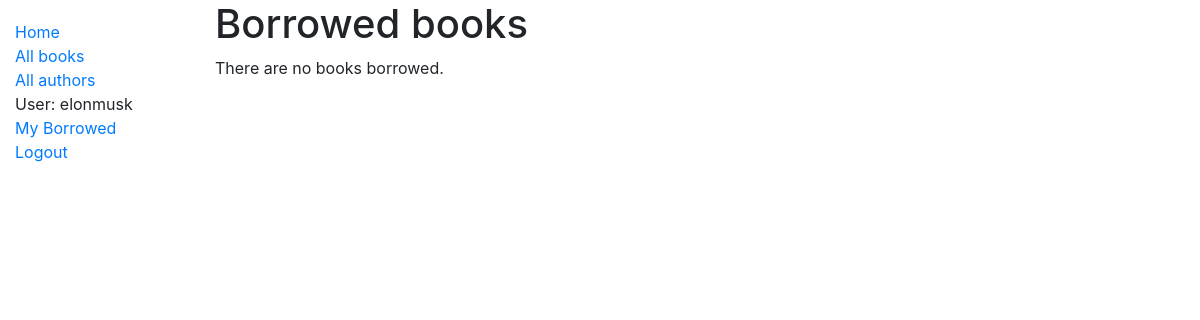
The app's page /catalog/mybooks/ (signed in), older data.
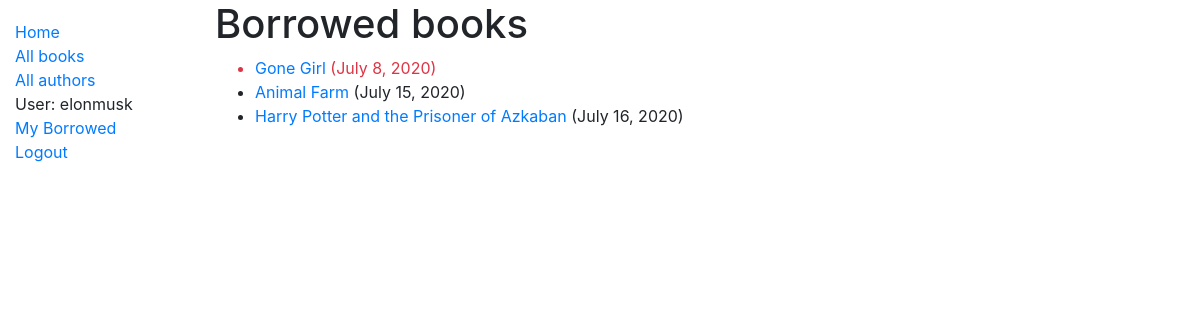
The same page, newer data.
### catalog/models.py (models this page shows, shortened)
class BookInstance(models.Model):
	id=models.UUIDField(primary_key=True, default=uuid.uuid4, help_text='Unique ID for this particular book across whole library')
	book=models.ForeignKey(Book, on_delete=models.SET_NULL, null=True)
	imprint=models.CharField(max_length=200)
	due_back=models.DateField(null=True, blank=True)
	LOAN_STATUS = (
		('m', 'Maintenance'),
		('o', 'On loan'),
		('a', 'Available'),
		('r', 'Reserved'),
	)
	status = models.CharField(max_length=1, choices=LOAN_STATUS, blank=True, default='m', help_text='Book availability')
	borrower = models.ForeignKey(User, on_delete=models.SET_NULL, null=True, blank=True)
	@property
	def is_overdue(self):
		if self.due_back and date.today() > self.due_back:
			return True
		return False
	class Meta:
		ordering=['due_back']
		permissions = (("can_mark_returned", "Set book as returned"),)

class Book(models.Model):
	title=models.CharField(max_length=200)
	author=models.ForeignKey('Author', on_delete=models.SET_NULL, null=True)
	summary=models.TextField(max_length=1000, help_text='Enter a brief description of the book')
	isbn = models.CharField('ISBN', max_length=13, help_text='13 Character <a href=“https://www.isbn-international.org/content/what-isbn">ISBN number</a>')
	genre=models.ManyToManyField(Genre, help_text='Select a genre for this book')
	language=models.ForeignKey('Language', on_delete=models.SET_NULL, null=True)
	def display_genre(self):
		"""Create a string for the Genre. This is required to display genre in Admin """
		return ', '.join(genre.name for genre in self.genre.all()[:3])
	display_genre.short_description = 'Genre'

### catalog/views.py (the view)
# urls.py: path('mybooks/', views.LoanedBooksByUserListView.as_view(), name='my-borrowed'),
class LoanedBooksByUserListView(LoginRequiredMixin,generic.ListView):
    model = BookInstance
    template_name ='catalog/bookinstance_list_borrowed_user.html'
    paginate_by = 10
    def get_queryset(self):
        return BookInstance.objects.filter(borrower=self.request.user).filter(status__exact='o').order_by('due_back')

### catalog/templates/catalog/bookinstance_list_borrowed_user.html
{% extends "base_generic.html" %}
{% block content %}
    <h1>Borrowed books</h1>
    {% if bookinstance_list %}
    <ul>
      {% for bookinst in bookinstance_list %}
      <li class="{% if bookinst.is_overdue %}text-danger{% endif %}">
        <a href="{% url 'book-detail' bookinst.book.pk %}">{{bookinst.book.title}}</a> ({{ bookinst.due_back }})
      </li>
      {% endfor %}
    </ul>
    {% else %}
      <p>There are no books borrowed.</p>
    {% endif %}
{% endblock %}

Row changes from the older to the newer data that the page shows:
now on this page (row edited): BookInstance: book "Gone Girl", due_back "July 8, 2020"
now on this page (row edited): BookInstance: book "Animal Farm", due_back "July 15, 2020"
now on this page (row edited): BookInstance: book "Harry Potter and the Prisoner of Azkaban", due_back "July 16, 2020"
Text that changed along with them:
text no longer shown: "There are no books borrowed."
